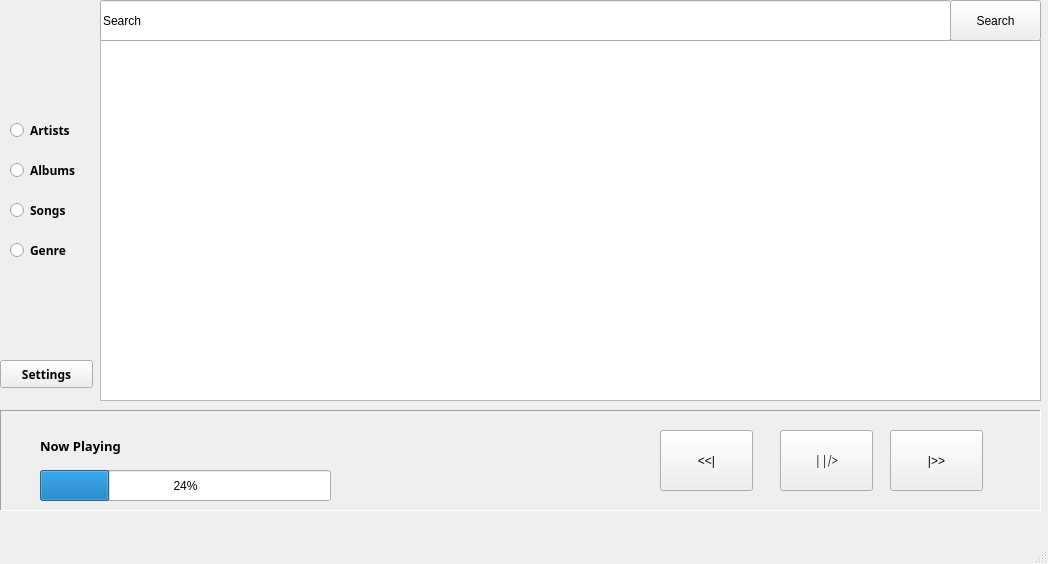
<?xml version="1.0" encoding="UTF-8"?>
<ui version="4.0">
 <class>MainWindow</class>
 <widget class="QMainWindow" name="MainWindow">
  <property name="geometry">
   <rect>
    <x>0</x>
    <y>0</y>
    <width>1048</width>
    <height>564</height>
   </rect>
  </property>
  <property name="windowTitle">
   <string>MainWindow</string>
  </property>
  <widget class="QWidget" name="centralwidget">
   <widget class="QFrame" name="fr_playbar">
    <property name="geometry">
     <rect>
      <x>0</x>
      <y>410</y>
      <width>1041</width>
      <height>101</height>
     </rect>
    </property>
    <property name="frameShape">
     <enum>QFrame::Panel</enum>
    </property>
    <property name="frameShadow">
     <enum>QFrame::Sunken</enum>
    </property>
    <property name="lineWidth">
     <number>1</number>
    </property>
    <widget class="QPushButton" name="btn_back">
     <property name="geometry">
      <rect>
       <x>660</x>
       <y>20</y>
       <width>93</width>
       <height>61</height>
      </rect>
     </property>
     <property name="text">
      <string>&lt;&lt;|</string>
     </property>
    </widget>
    <widget class="QPushButton" name="btn_play">
     <property name="geometry">
      <rect>
       <x>780</x>
       <y>20</y>
       <width>93</width>
       <height>61</height>
      </rect>
     </property>
     <property name="font">
      <font>
       <family>Elephant</family>
       <pointsize>9</pointsize>
       <weight>50</weight>
       <bold>false</bold>
      </font>
     </property>
     <property name="text">
      <string>||/&gt;</string>
     </property>
    </widget>
    <widget class="QPushButton" name="btn_forward">
     <property name="geometry">
      <rect>
       <x>890</x>
       <y>20</y>
       <width>93</width>
       <height>61</height>
      </rect>
     </property>
     <property name="text">
      <string>|&gt;&gt;</string>
     </property>
    </widget>
    <widget class="QLabel" name="lbl_nowplaying">
     <property name="geometry">
      <rect>
       <x>40</x>
       <y>10</y>
       <width>371</width>
       <height>51</height>
      </rect>
     </property>
     <property name="font">
      <font>
       <family>Arial Black</family>
       <pointsize>10</pointsize>
       <weight>75</weight>
       <bold>true</bold>
      </font>
     </property>
     <property name="text">
      <string>Now Playing</string>
     </property>
    </widget>
    <widget class="QProgressBar" name="prg_nowplaying">
     <property name="geometry">
      <rect>
       <x>40</x>
       <y>60</y>
       <width>291</width>
       <height>31</height>
      </rect>
     </property>
     <property name="value">
      <number>24</number>
     </property>
    </widget>
   </widget>
   <widget class="QTableWidget" name="tbl_song">
    <property name="geometry">
     <rect>
      <x>100</x>
      <y>40</y>
      <width>941</width>
      <height>361</height>
     </rect>
    </property>
   </widget>
   <widget class="QRadioButton" name="btn_artists">
    <property name="geometry">
     <rect>
      <x>10</x>
      <y>120</y>
      <width>95</width>
      <height>20</height>
     </rect>
    </property>
    <property name="font">
     <font>
      <family>Arial Black</family>
      <pointsize>9</pointsize>
      <weight>75</weight>
      <bold>true</bold>
     </font>
    </property>
    <property name="text">
     <string>Artists</string>
    </property>
   </widget>
   <widget class="QRadioButton" name="btn_albums">
    <property name="geometry">
     <rect>
      <x>10</x>
      <y>160</y>
      <width>95</width>
      <height>20</height>
     </rect>
    </property>
    <property name="font">
     <font>
      <family>Arial Black</family>
      <pointsize>9</pointsize>
      <weight>75</weight>
      <bold>true</bold>
     </font>
    </property>
    <property name="text">
     <string>Albums</string>
    </property>
   </widget>
   <widget class="QRadioButton" name="btn_songs">
    <property name="geometry">
     <rect>
      <x>10</x>
      <y>200</y>
      <width>95</width>
      <height>20</height>
     </rect>
    </property>
    <property name="font">
     <font>
      <family>Arial Black</family>
      <pointsize>9</pointsize>
      <weight>75</weight>
      <bold>true</bold>
     </font>
    </property>
    <property name="text">
     <string>Songs</string>
    </property>
   </widget>
   <widget class="QRadioButton" name="btn_genre">
    <property name="geometry">
     <rect>
      <x>10</x>
      <y>240</y>
      <width>95</width>
      <height>20</height>
     </rect>
    </property>
    <property name="font">
     <font>
      <family>Arial Black</family>
      <pointsize>9</pointsize>
      <weight>75</weight>
      <bold>true</bold>
     </font>
    </property>
    <property name="text">
     <string>Genre</string>
    </property>
   </widget>
   <widget class="QPushButton" name="btn_settings">
    <property name="geometry">
     <rect>
      <x>0</x>
      <y>360</y>
      <width>93</width>
      <height>28</height>
     </rect>
    </property>
    <property name="font">
     <font>
      <family>Arial Black</family>
      <weight>75</weight>
      <bold>true</bold>
     </font>
    </property>
    <property name="text">
     <string>Settings</string>
    </property>
   </widget>
   <widget class="QLineEdit" name="lineEdit">
    <property name="geometry">
     <rect>
      <x>100</x>
      <y>0</y>
      <width>851</width>
      <height>41</height>
     </rect>
    </property>
    <property name="text">
     <string>Search</string>
    </property>
   </widget>
   <widget class="QPushButton" name="pushButton">
    <property name="geometry">
     <rect>
      <x>950</x>
      <y>0</y>
      <width>91</width>
      <height>41</height>
     </rect>
    </property>
    <property name="text">
     <string>Search</string>
    </property>
   </widget>
  </widget>
  <widget class="QMenuBar" name="menubar">
   <property name="geometry">
    <rect>
     <x>0</x>
     <y>0</y>
     <width>1048</width>
     <height>26</height>
    </rect>
   </property>
  </widget>
  <widget class="QStatusBar" name="statusbar"/>
 </widget>
 <resources/>
 <connections/>
</ui>
